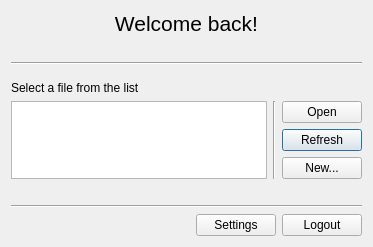
<?xml version="1.0" encoding="UTF-8"?>
<ui version="4.0">
 <class>WelcomeWinClone</class>
 <widget class="QDialog" name="WelcomeWinClone">
  <property name="geometry">
   <rect>
    <x>0</x>
    <y>0</y>
    <width>621</width>
    <height>711</height>
   </rect>
  </property>
  <property name="sizePolicy">
   <sizepolicy hsizetype="Fixed" vsizetype="Fixed">
    <horstretch>0</horstretch>
    <verstretch>0</verstretch>
   </sizepolicy>
  </property>
  <property name="minimumSize">
   <size>
    <width>290</width>
    <height>368</height>
   </size>
  </property>
  <property name="windowTitle">
   <string>File choice</string>
  </property>
  <layout class="QVBoxLayout" name="verticalLayout">
   <property name="sizeConstraint">
    <enum>QLayout::SetFixedSize</enum>
   </property>
   <item>
    <widget class="QLabel" name="WelcomeLabel">
     <property name="font">
      <font>
       <pointsize>16</pointsize>
      </font>
     </property>
     <property name="text">
      <string>Welcome back!</string>
     </property>
     <property name="alignment">
      <set>Qt::AlignCenter</set>
     </property>
    </widget>
   </item>
   <item>
    <widget class="QLabel" name="ProfilePicture">
     <property name="sizePolicy">
      <sizepolicy hsizetype="Preferred" vsizetype="Expanding">
       <horstretch>0</horstretch>
       <verstretch>0</verstretch>
      </sizepolicy>
     </property>
     <property name="text">
      <string/>
     </property>
     <property name="alignment">
      <set>Qt::AlignCenter</set>
     </property>
    </widget>
   </item>
   <item>
    <widget class="Line" name="line">
     <property name="orientation">
      <enum>Qt::Horizontal</enum>
     </property>
    </widget>
   </item>
   <item>
    <layout class="QHBoxLayout" name="horizontalLayout">
     <property name="topMargin">
      <number>0</number>
     </property>
     <item>
      <layout class="QGridLayout" name="gridLayout_2">
       <property name="topMargin">
        <number>10</number>
       </property>
       <property name="bottomMargin">
        <number>20</number>
       </property>
       <item row="2" column="2">
        <widget class="QPushButton" name="RefreshButton">
         <property name="text">
          <string>Refresh</string>
         </property>
        </widget>
       </item>
       <item row="0" column="0">
        <widget class="QLabel" name="TableLabel">
         <property name="text">
          <string>Select a file from the list</string>
         </property>
        </widget>
       </item>
       <item row="3" column="2">
        <widget class="QPushButton" name="NewButton">
         <property name="text">
          <string>New...</string>
         </property>
        </widget>
       </item>
       <item row="1" column="2">
        <widget class="QPushButton" name="OpenButton">
         <property name="text">
          <string>Open</string>
         </property>
        </widget>
       </item>
       <item row="1" column="1" rowspan="3">
        <widget class="Line" name="line_3">
         <property name="orientation">
          <enum>Qt::Vertical</enum>
         </property>
        </widget>
       </item>
       <item row="1" column="0" rowspan="3">
        <widget class="QTableWidget" name="OpenTable">
         <property name="rowCount">
          <number>0</number>
         </property>
         <property name="columnCount">
          <number>0</number>
         </property>
         <attribute name="horizontalHeaderVisible">
          <bool>false</bool>
         </attribute>
         <attribute name="horizontalHeaderDefaultSectionSize">
          <number>49</number>
         </attribute>
         <attribute name="horizontalHeaderStretchLastSection">
          <bool>true</bool>
         </attribute>
         <attribute name="verticalHeaderVisible">
          <bool>false</bool>
         </attribute>
        </widget>
       </item>
      </layout>
     </item>
    </layout>
   </item>
   <item>
    <widget class="Line" name="line_2">
     <property name="orientation">
      <enum>Qt::Horizontal</enum>
     </property>
    </widget>
   </item>
   <item>
    <layout class="QHBoxLayout" name="horizontalLayout_3">
     <item>
      <spacer name="horizontalSpacer">
       <property name="orientation">
        <enum>Qt::Horizontal</enum>
       </property>
       <property name="sizeHint" stdset="0">
        <size>
         <width>40</width>
         <height>20</height>
        </size>
       </property>
      </spacer>
     </item>
     <item>
      <widget class="QPushButton" name="SettingsButton">
       <property name="text">
        <string>Settings</string>
       </property>
       <property name="icon">
        <iconset resource="icons.qrc">
         <normaloff>:/misc/themes/material/settings.png</normaloff>:/misc/themes/material/settings.png</iconset>
       </property>
      </widget>
     </item>
     <item>
      <widget class="QPushButton" name="LogoutButton">
       <property name="sizePolicy">
        <sizepolicy hsizetype="Fixed" vsizetype="Fixed">
         <horstretch>0</horstretch>
         <verstretch>0</verstretch>
        </sizepolicy>
       </property>
       <property name="maximumSize">
        <size>
         <width>16777206</width>
         <height>16777215</height>
        </size>
       </property>
       <property name="text">
        <string>Logout</string>
       </property>
      </widget>
     </item>
    </layout>
   </item>
  </layout>
 </widget>
 <resources>
  <include location="icons.qrc"/>
 </resources>
 <connections/>
</ui>
